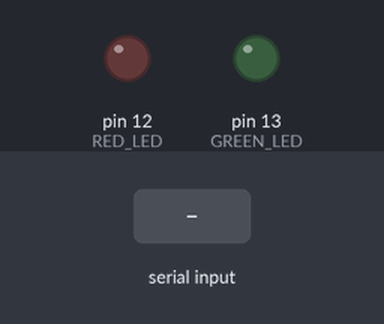
The sketch below on a simulated Arduino Uno, built with avr-gcc and run on an emulated ATmega328P. On the bench: output pins drawn as LEDs (lit = HIGH). The inputs (shaded band) are chosen by the test bench.

Above: at 1.2 s.
1.3 s: "ON\n" received over Serial
At 1.7 s:
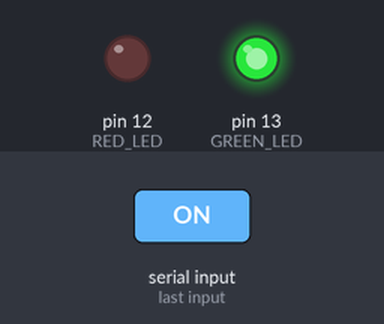
3.3 s: "OFF\n" received over Serial
At 3.7 s:
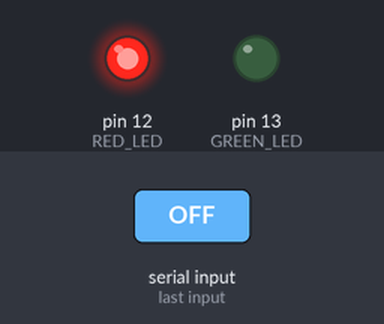
Timing chart, 0 to 6.3 s (numbered marks = the images above; inputs shaded):
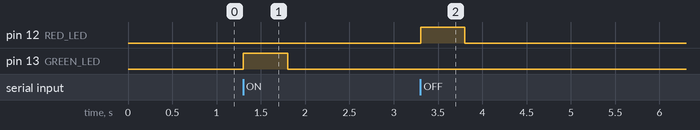

Measured:
- after the input at 1.3 s, pin 13 (GREEN_LED): LOW → HIGH at once, → LOW 0.50 s later
- after the input at 3.3 s, pin 12 (RED_LED): LOW → HIGH at once, → LOW 0.50 s later

The sketch:

Project2_IT254.ino
```cpp
#define GREEN_LED 13
#define RED_LED 12

String incomingData = "";

void setup() {
  pinMode(GREEN_LED, OUTPUT);
  pinMode(RED_LED, OUTPUT);

  digitalWrite(GREEN_LED, LOW);
  digitalWrite(RED_LED, LOW);

  Serial.begin(9600);
}

void loop() {
  if (Serial.available()) {
    incomingData = Serial.readStringUntil('\n');
    incomingData.trim();

    if (incomingData == "ON") {
      digitalWrite(GREEN_LED, HIGH);
      digitalWrite(RED_LED, LOW);
      blinkLED(GREEN_LED);  // Blink green LED to indicate "ON" received
    }
    else if (incomingData == "OFF") {
      digitalWrite(GREEN_LED, LOW);
      digitalWrite(RED_LED, HIGH);
      blinkLED(RED_LED);  // Blink red LED to indicate "OFF" received
    }
  }
}

void blinkLED(int ledPin) {
  digitalWrite(ledPin, HIGH);
  delay(500);  // LED stays on for 500ms
  digitalWrite(ledPin, LOW);
  delay(500);  // LED stays off for 500ms
}
```
